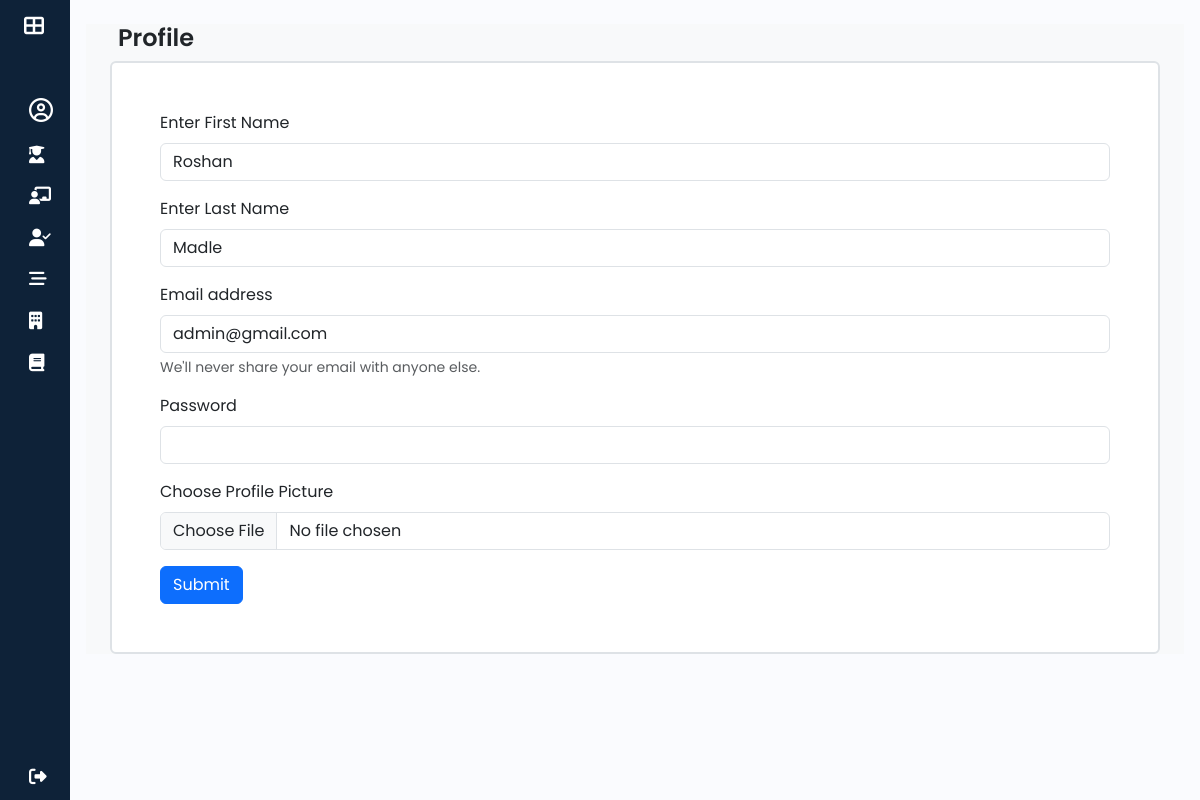
Before: /profile/ (signed in) with the older database file.
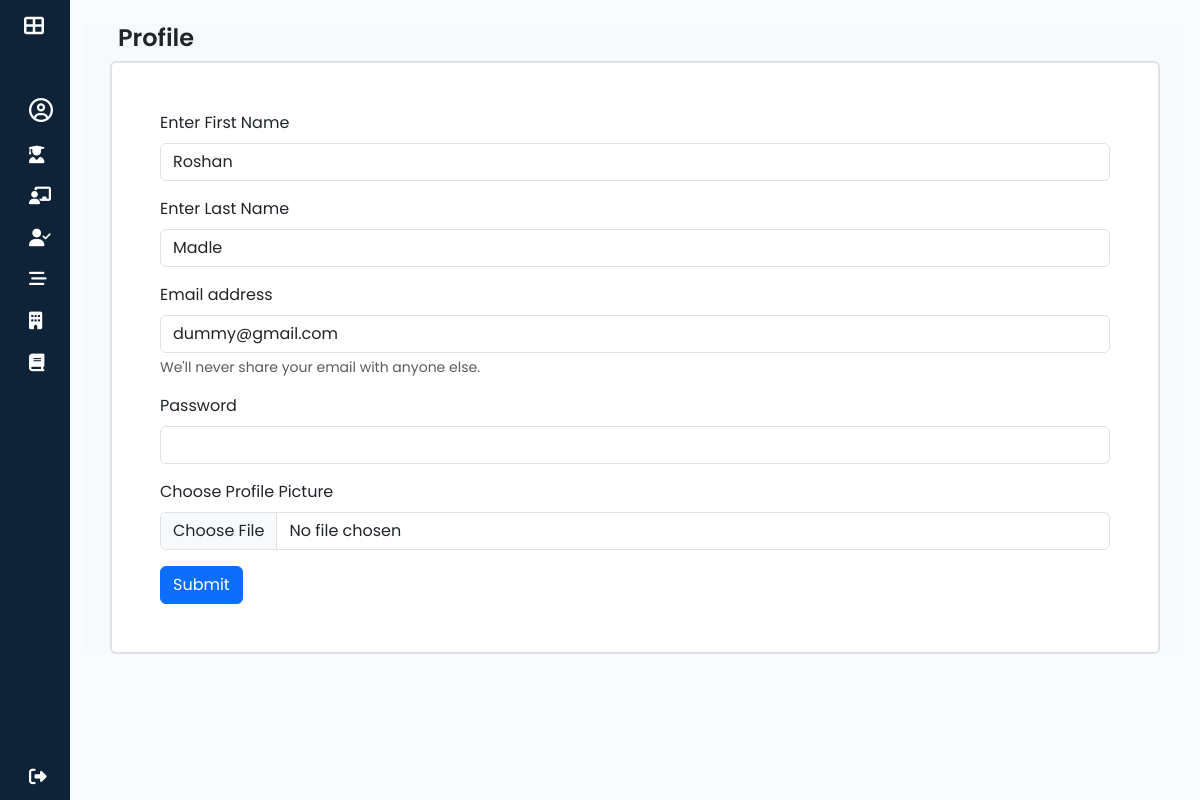
After: the same page with the newer database file.
### attendance/models.py (models this page shows, shortened)
class User(AbstractUser):
    USER_TYPE = [
        ('ADMIN', 'Admin'),
        ('STUDENT','student'),
        ('TEACHER','teacher'),
    ]
    user_type = models.CharField(max_length=25,choices = USER_TYPE,default='STUDENT',null=False,blank=False)
    profile_pic = models.ImageField(upload_to='profile_pics/',null=True,blank=True)
    groups = models.ManyToManyField(
        Group,
        related_name="custom_user_groups",  # Avoids conflict with auth.User.groups
        blank=True
    )
    user_permissions = models.ManyToManyField(
        Permission,
        related_name="custom_user_permissions",  # Avoids conflict with auth.User.user_permissions
        blank=True
    )

### ITP_STU_ATTENDANCE/views.py (the view, shortened to what this page needs)
# urls.py: path('profile/',views.profile,name='profile'),
def profile(request):
    data = User.objects.get(id=request.user.id)
    return render(request, 'profile.html',{'data':data})

### templates/profile.html (shortened to what this page needs)
{% extends "base.html" %}
{% block content %}
<section class="container-fluid bg-light" id='main-content'>
    <section class="container">
        <h1 class="m-2">Profile</h1>
        <div class="content bg-white p-5 my-auto border border-2 rounded">
            <form method="POST" enctype="multipart/form-data">
                <div class="mb-3">
                    <label for="FirstName" class="form-label">Enter First Name</label>
                    <input type="text" class="form-control" id="FirstName" name="FirstName" placeholder="First Name" value="{{data.first_name}}">
                </div>
                <div class="mb-3">
                    <label for="LastName" class="form-label">Enter Last Name</label>
                    <input type="text" class="form-control" id="LastName" name="LastName" placeholder="Last Name" value="{{data.last_name}}">
                </div>
                <div class="mb-3">
                  <label for="Email" class="form-label">Email address</label>
                  <input type="email" class="form-control" id="Email" name="Email" aria-describedby="emailHelp" placeholder="Enter email" value="{{data.email}}">
                  <div id="emailHelp" class="form-text">We'll never share your email with anyone else.</div>
                </div>
                <div class="mb-3">
                  <label for="Password" class="form-label">Password</label>
                  <input type="password" class="form-control" id="Password" name="Password">
                </div>
                <div class="mb-3">
                    <label for="formFile" class="form-label">Choose Profile Picture</label>
                    <input class="form-control" type="file" id="formFile" name="ProfilePicture">
                </div>
                <button type="submit" class="btn btn-primary">Submit</button>
              </form>
        </div>
    </section>
</section>
{% endblock %}

### templates/base.html (shortened to what this page needs)
{% load static %}
<!doctype html>
<html lang="en">
  <head>
    <link href="https://cdn.lineicons.com/5.0/lineicons.css" rel="stylesheet">
    <link href="https://cdn.jsdelivr.net/npm/bootstrap@5.3.3/dist/css/bootstrap.min.css" rel="stylesheet">
  </head>
  <body>
    {% include 'include/sidebar.html' %}
    <div class="main p-3">
      {% block content %}
      {% endblock content %}
    </div>
  </body>
</html>

### templates/include/sidebar.html (shortened to what this page needs)
{% load static %}
<!DOCTYPE html>
<html lang="en">
<head>
    <link rel="stylesheet" type="text/css" href="{% static 'css/sidebar.css' %}">
    <link rel="stylesheet" href="https://cdnjs.cloudflare.com/ajax/libs/font-awesome/6.7.2/css/all.min.css" />
</head>
<body>
    <div class="wrapper">
        <aside id="sidebar">
            <div class="d-flex">
                <button class="toggle-btn" type="button">
                    <i class="fas fa-th-large"></i>
                </button>
            </div>
            <ul class="sidebar-nav">
                <li class="sidebar-item">
                    <a href="{% url "profile" %}" class="sidebar-link">
                        <i class="far fa-user-circle fs-4"></i>
                    </a>
                </li>
                <li class="sidebar-item">
                    <a href="#" class="sidebar-link">
                        <i class="fas fa-user-graduate"></i>
                    </a>
                </li>
                <li class="sidebar-item">
                    <a href="#" class="sidebar-link">
                        <i class="fas fa-chalkboard-teacher"></i>
                    </a>
                </li>
                <li class="sidebar-item">
                    <a href="#" class="sidebar-link">
                        <i class="fas fa-user-check"></i>
                    </a>
                </li>
                <li class="sidebar-item">
                    <a href="#" class="sidebar-link">
                        <i class="fas fa-stream"></i>
                    </a>
                </li>
                <li class="sidebar-item">
                    <a href="#" class="sidebar-link">
                        <i class="fas fa-building"></i>
                    </a>
                </li>
                <li class="sidebar-item">
                    <a href="#" class="sidebar-link">
                        <i class="fas fa-book"></i>
                    </a>
                </li>
            </ul>
            <div class="sidebar-footer">
                <a href="{% url "logout" %}" class="sidebar-link">
                    <i class="fas fa-sign-out-alt"></i>
                </a>
            </div>
        </aside>
</body>
</html>

### static/css/sidebar.css (style rules this page uses)
a { text-decoration: none; }
li { list-style: none; }
h1 { font-weight: 600; font-size: 1.5rem; }
body { font-family: 'Poppins', sans-serif; }
.wrapper { display: flex; }
.main { min-height: 100vh; width: 100%; overflow: hidden; transition: all 0.35s ease-in-out; background-color: #fafbfe; }
#sidebar { width: 70px; min-width: 70px; z-index: 1000; transition: all .25s ease-in-out; background-color: #0e2238; display: flex; flex-direction: column; }
.toggle-btn { background-color: transparent; cursor: pointer; border: 0; padding: 1rem 1.5rem; }
.toggle-btn i { font-size: 20px; color: #ffffff; }
.sidebar-nav { padding: 2rem 0; flex: 1 1 auto; }
a.sidebar-link { padding: .625rem 1.625rem; color: #FFF; display: block; font-size: 0.9rem; white-space: nowrap; border-left: 3px solid transparent; }
.sidebar-link i { font-size: 1.1rem; margin-right: .75rem; }
.sidebar-item { position: relative; }

Changed rows visible on the page:
changed User "Roshan": Email "admin@gmail.com" → "dummy@gmail.com"
